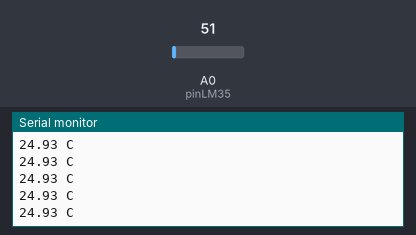
Simulated run of this sketch. Board: Arduino Uno, built with avr-gcc and run on an emulated ATmega328P. Shown: the last lines printed to the serial monitor. The inputs (shaded band) are chosen by the test bench; at power-on: A0 (pinLM35) = 51.

Above: at 1.2 s.
1.3 s: A0 (pinLM35) set to 23
At 1.33 s:
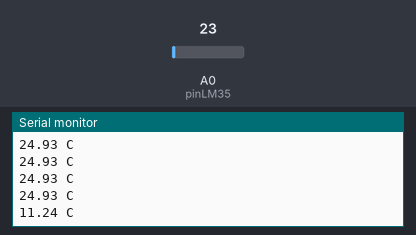
2.8 s: A0 (pinLM35) set to 19
At 2.8 s:
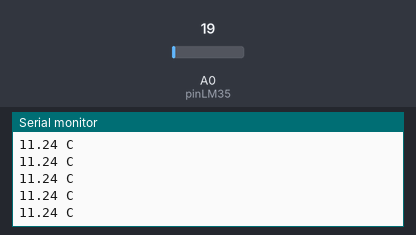
Timing chart, 0 to 5.8 s (numbered marks = the images above; inputs shaded):
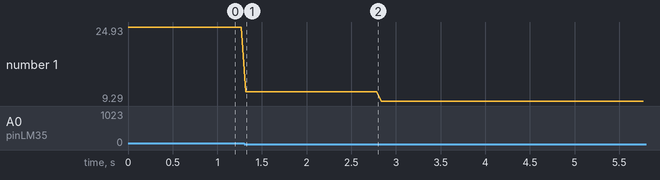

The sketch:

SensorTemperatura.ino
```cpp
/* Kit Bricogeek
*
* conexion Sensor de Temperatura (LM35)
*
* by @javacasm
 */

#define pinLM35 A0

void setup() {
  Serial.begin(9600);
}

void loop() {

  int valor = analogRead(pinLM35);
  float mVoltios=(valor/1023.0)*5000;
  float gCelsius = mVoltios / 10;
  Serial.print(gCelsius);
  Serial.println(" C");
  delay(50);

}
```

Measured:
- after the input at 1.3 s, the serial monitor: prints a new line at once (image 1)
- plotted number 1: 24.93 → 11.24 after the input at 1.3 s, 11.24 → 9.29 after the input at 2.8 s
